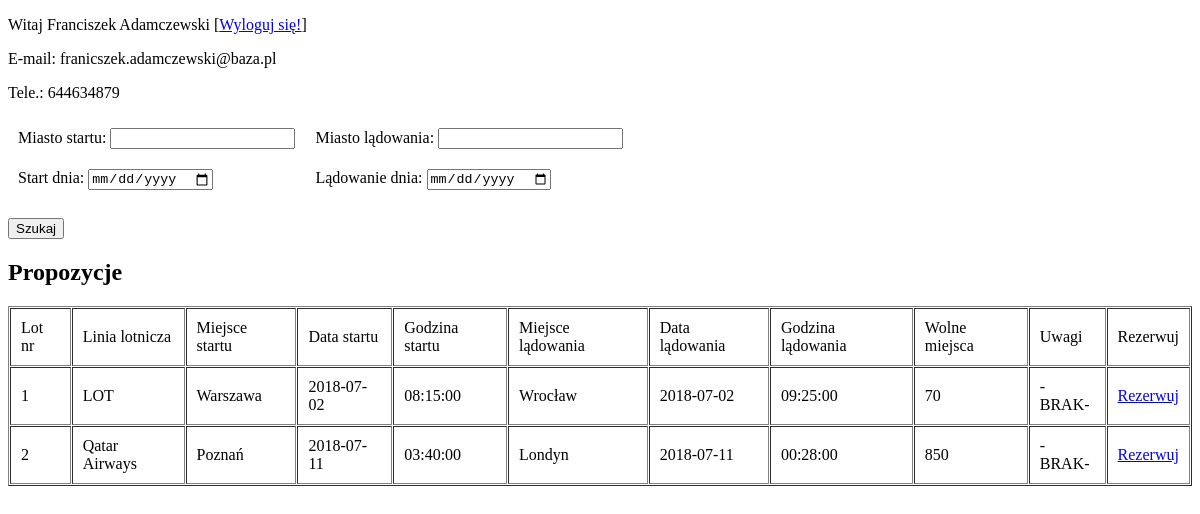
Screenshot of /php/Rezerwacja.php (signed in) with the database file from the repository.
### tables this page shows
CREATE TABLE `LOTY` (
  `ID_LOTU` int(11) NOT NULL,
  `ID_SAMOLOTU` int(11) NOT NULL,
  `SKAD` text NOT NULL,
  `DATA_ODLOTU` date NOT NULL,
  `GODZINA_ODLOTU` time NOT NULL,
  `DOKAD` text NOT NULL,
  `DATA_PRZYLOTU` date NOT NULL,
  `CZAS_PRZYLOTU` time NOT NULL,
  `WOLNE_MIEJSCA` int(11) NOT NULL,
  `Uwagi` text NOT NULL
);

CREATE TABLE `LINIE_LOTNICZE` (
  `ID_LINII` int(11) NOT NULL,
  `NAZWA_LINII` text NOT NULL
);

### php/Rezerwacja.php (the view, shortened to what this page needs)
<!DOCTYPE HTML>
<html lang="pl">
<head>
    <link rel="stylesheet" href="./style.css" type="text/css"/>
</head>
<body>
<?php
echo '<p>Witaj '.$_SESSION['imie'].' '.$_SESSION['nazwisko'].' [<a href="logout.php">Wyloguj się!</a>]<p/>';
echo '<p>E-mail: '.$_SESSION['mail'].'<p/>';
echo '<p>Tele.: '.$_SESSION['telefon'].'<p/>';
?>
<?php
require_once 'connect.php';
$polaczenie = mysqli_connect($host, $db_user, $db_password);
mysqli_query($polaczenie, "SET CHARSET utf8");
mysqli_query($polaczenie, "SET NAMES 'utf8' COLLATE 'utf8_polish_ci'");
mysqli_select_db($polaczenie, $db_name);
$rezultat=@$polaczenie->query("SELECT NAZWA_LINII, ID_LOTU, SKAD, DATA_ODLOTU, GODZINA_ODLOTU, DOKAD, DATA_PRZYLOTU, CZAS_PRZYLOTU, WOLNE_MIEJSCA, Uwagi FROM LOTY, LINIE_LOTNICZE, SAMOLOTY WHERE SAMOLOTY.ID_LINII=LINIE_LOTNICZE.ID_LINII AND LOTY.ID_SAMOLOTU=SAMOLOTY.ID_SAMOLOTU");
$ile=$rezultat->num_rows;
echo<<<END
    <form action="Rezerwacja.php" method="post">
        <table border="0" cellpadding="10" cellspacing="0">
            <tr>
                <td>Miasto startu:      <input type="text" name="m_startu"/></td>
                <td>Miasto lądowania:   <input type="text" name="m_ladowania"/></td>
             </tr><tr>
                <td>Start dnia:         <input type="date" name="m_ladowania"/></td>
                <td>Lądowanie dnia:     <input type="date" name="m_ladowania"/></td>
             </tr>
        </table>
        <br/><input type="submit" value="Szukaj"/>
    </form>
    <h2>Propozycje</h2>
    <table border="1" cellpadding="10" cellspacing="1">
    <tr>
    <td>Lot nr</td> <td>Linia lotnicza</td> <td>Miejsce startu</td> <td>Data startu</td> <td>Godzina startu</td> <td>Miejsce lądowania</td> <td>Data lądowania</td> <td>Godzina lądowania</td> <td>Wolne miejsca</td> <td>Uwagi</td> <td>Rezerwuj</td>
    </tr>
END;
for ($i = 1; $i <= $ile; $i++)
{
    $row = mysqli_fetch_assoc($rezultat);
    $id = $row['ID_LOTU'];
    $linia_lotnicza = $row['NAZWA_LINII'];
    $miejsce_startu = $row['SKAD'];
    $data_startu = $row['DATA_ODLOTU'];
    $godzina_startu = $row['GODZINA_ODLOTU'];
    $miejsce_ladowania = $row['DOKAD'];
    $data_ladowania = $row['DATA_PRZYLOTU'];
    $godzina_ladowania  = $row['CZAS_PRZYLOTU'];
    $wolne_miejsca = $row['WOLNE_MIEJSCA'];
    $uwagi= $row['Uwagi'];
    echo<<<END
    <tr>
    <td>$id</td> <td>$linia_lotnicza</td> <td>$miejsce_startu</td> <td>$data_startu</td> <td>$godzina_startu</td> <td>$miejsce_ladowania</td> <td>$data_ladowania</td> <td>$godzina_ladowania</td> <td>$wolne_miejsca</td> <td>$uwagi</td> <td><a href="rezerwuj.php">Rezerwuj</a></td>
    </tr>
END;
}
echo<<<END
    </table>
END;
?>
</body>
</html>

### php/style.css (style rules this page uses)
a:link { color: blue; }

### rows the page displays
loty: ID_LOTU "1", linie_lotnicze.NAZWA_LINII "LOT", SKAD "Warszawa", DATA_ODLOTU "2018-07-02", GODZINA_ODLOTU "08:15:00", DOKAD "Wrocław", DATA_PRZYLOTU "2018-07-02", CZAS_PRZYLOTU "09:25:00", WOLNE_MIEJSCA "70", Uwagi "-BRAK-"
loty: ID_LOTU "2", linie_lotnicze.NAZWA_LINII "Qatar Airways", SKAD "Poznań", DATA_ODLOTU "2018-07-11", GODZINA_ODLOTU "03:40:00", DOKAD "Londyn", DATA_PRZYLOTU "2018-07-11", CZAS_PRZYLOTU "00:28:00", WOLNE_MIEJSCA "850", Uwagi "-BRAK-"

### other values shown
$_SESSION['imie'] "Franciszek"
$_SESSION['nazwisko'] "Adamczewski"
$_SESSION['mail'] "franicszek.adamczewski@baza.pl"
$_SESSION['telefon'] "644634879"
